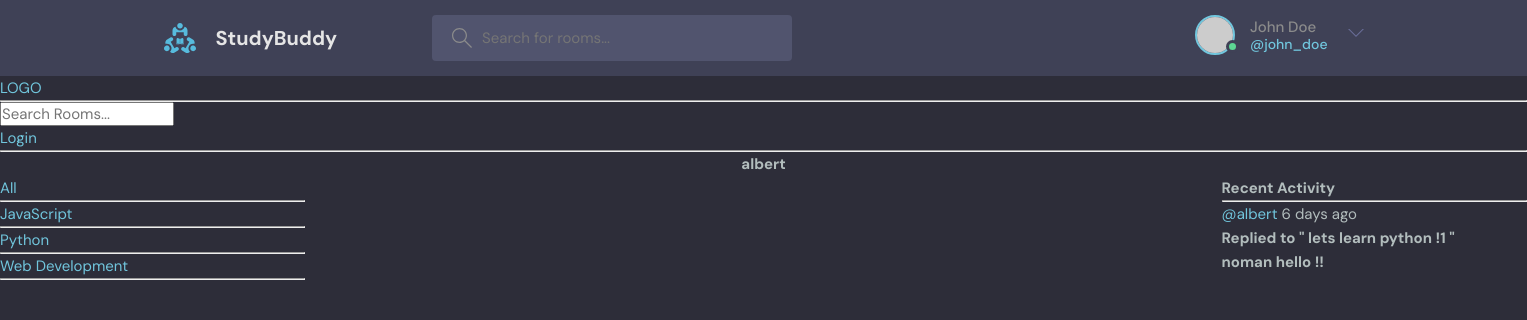
/profile/3, run on an earlier commit of the app's database.
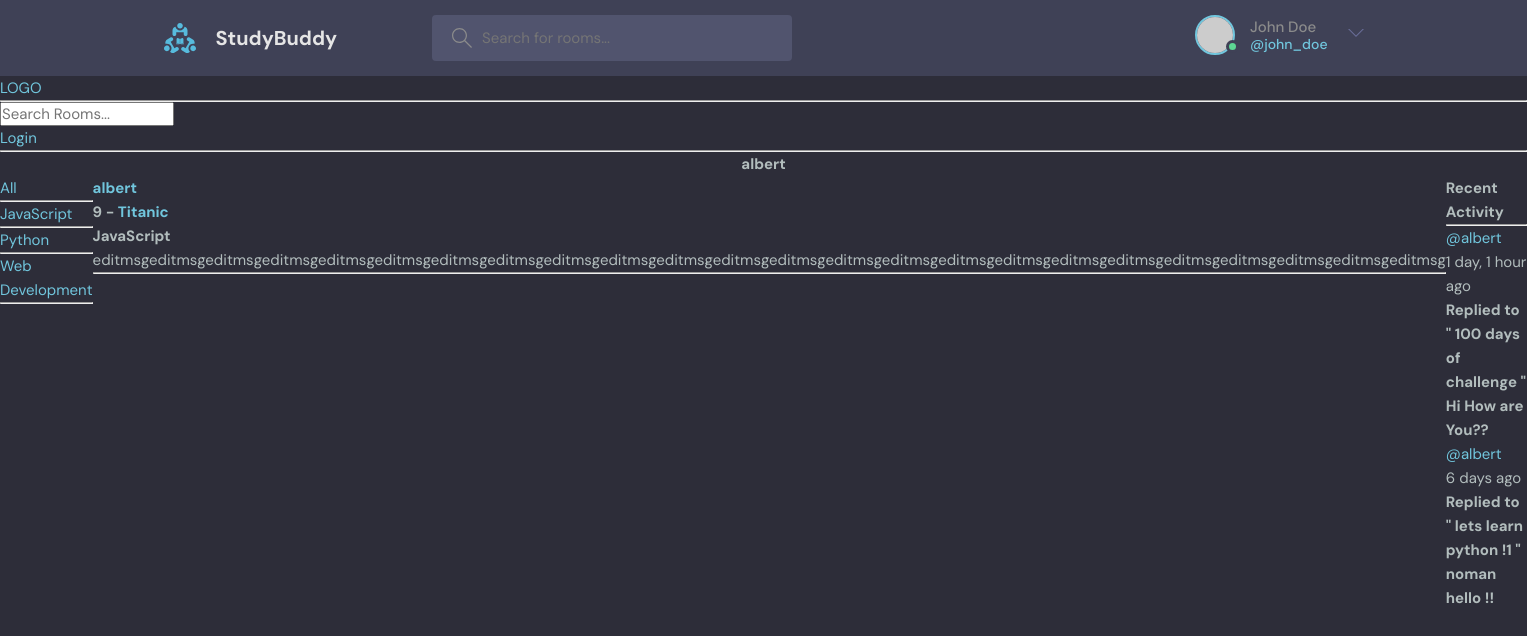
And on a later commit of the database.
### base/models.py (models this page shows)
class Topic(models.Model):
    name = models.CharField(max_length=200)
    def __str__(self):
        return self.name

class Message(models.Model):
    user = models.ForeignKey(User, on_delete= models.CASCADE)
    room = models.ForeignKey(Room, on_delete = models.CASCADE)
    body = models.TextField()
    updated = models.DateTimeField(auto_now=True)
    created = models.DateTimeField(auto_now_add=True)
    class Meta:
        ordering = ['-updated','-created']
    def __str__(self):
        return self.body[0:50]

class Room(models.Model):
    host = models.ForeignKey(User, on_delete= models.SET_NULL , null=True)
    topic = models.ForeignKey(Topic, on_delete= models.SET_NULL , null=True)
    name = models.CharField(max_length=200)
    description = models.TextField(null=True, blank=True)
    participants = models.ManyToManyField(User, related_name='participants')
    updated = models.DateTimeField(auto_now=True)
    created = models.DateTimeField(auto_now_add=True)
    class Meta:
        ordering = ['-updated','-created']
    def __str__(self):
        return self.name

### base/views.py (the view)
# urls.py: path('profile/<str:pk>', views.userProfile , name= 'user-Profile'),
def userProfile(request, pk):
    user = User.objects.get(id=pk)
    room = user.room_set.all()
    room_messages = user.message_set.all()
    topic = Topic.objects.all()
    context = {'user':user , 'rooms' : room , 'topic' : topic , 'room_messages' : room_messages}
    return render(request, 'base/profile.html', context)

### base/templates/base/profile.html (shortened to what this page needs)
{% extends 'main.html' %}
{% block content %}
<h1 style="text-align:center;">{{user.username}}</h4>
<div class="main-container">
    <div>
        {% include 'base/topic_component.html' %}
    </div>
    <div>
        {% include 'base/feed_component.html' %}
    </div>
    <div>
        {% include 'base/activity_component.html' %}
    </div>
</div>
{% endblock content %}

### templates/main.html (shortened to what this page needs)
<!DOCTYPE html>
{% load static %}
<html lang="en">
  <head>
    <link rel="stylesheet" href="{% static 'styles/style.css' %}" />
  </head>
  <body>
    <header class="header header--loggedIn">
      <div class="container">
        <a href="/" class="header__logo">
          <img src="{% static 'logo.svg' %}" />
          <h1>StudyBuddy</h1>
        </a>
        <form class="header__search">
          <label>
            <input placeholder="Search for rooms..." />
          </label>
        </form>
        <nav class="header__menu">
          <div class="header__user">
            <a href="profile.html">
              <div class="avatar avatar--medium active">
                <img src="https://randomuser.me/api/portraits/men/37.jpg" />
              </div>
              <p>John Doe <span>@john_doe</span></p>
            </a>
            <button class="dropdown-button">
              <svg version="1.1" xmlns="http://www.w3.org/2000/svg" width="32" height="32" viewBox="0 0 32 32">
                <title>chevron-down</title>
                <path d="M16 21l-13-13h-3l16 16 16-16h-3l-13 13z"></path>
              </svg>
            </button>
          </div>
        </nav>
      </div>
    </header>
    {% include 'navbar.html' %}
    {% block content %}
    {% endblock %}
  </body>
</html>

### templates/navbar.html
   <a href="/">
        LOGO
    </a>
    <hr>
    <form action="{% url 'home' %}" method="GET">
        <input type="text" name="q" placeholder="Search Rooms...">
    </form>
    {% if request.user.is_authenticated %}
    <a href="{% url 'logout' %}">Logout</a>
    {% else %}
    <a href="{% url 'login' %}">Login</a>
    {% endif %}
    <hr>

### base/templates/base/topic_component.html
<a href="{% url 'home' %}">All</a><br/>
                <hr>
                {% for topic in topic %}
                    <a href="{% url 'home' %}?q={{topic.name}}">{{topic.name}}</a><br/>
                    <hr>
                {% endfor %}

### base/templates/base/feed_component.html (shortened to what this page needs)
                {% for room in rooms %}
                    <div class="room-item">
                        <h1><a href="{% url 'user-Profile' room.host.id %}">{{ room.host.username }}</a></h1>
                        <h3>{{ room.id }} - <a href="{% url 'room' room.id %}">{{ room.name }}</a></h3>
                        <h2>{{ room.topic }}</h2>
                        <p>{{ room.description }}</p>
                        <hr>
                    </div>
                {% endfor %}

### base/templates/base/activity_component.html (shortened to what this page needs)
            <h2>Recent Activity</h2>
            <hr>
            {% for messages in room_messages %}
            <div>
            <large><a href="{% url 'user-Profile' messages.user.id %}">@{{messages.user}}</a> {{messages.created | timesince}} ago</large>
            <h4>Replied to " {{messages.room}} "</h4>
            <h4>{{messages}}</h4>
            </div>
            {% endfor %}

### static/styles/style.css (style rules this page uses)
:root { --color-main: #71c6dd; --color-main-light: #e1f6fb; --color-dark: #3f4156; --color-dark-medium: #51546e; --color-dark-light: #696d97; --color-light: #e5e5e5; --color-gray: #8b8b8b; --color-light-gray: #b2bdbd; --color-bg: #2d2d39; --color-success: #5dd693; --color-error: #fc4b0b; }
* { font-family: "DM Sans", -apple-system, BlinkMacSystemFont, "Segoe UI", Roboto, Oxygen, Ubuntu, Cantarell, "Open Sans", "Helvetica Neue", sans-serif; margin: 0; padding: 0; box-sizing: border-box; text-rendering: optimizeLegibility; font-size: inherit; }
html { font-size: 56.25%; }
@media only screen and (min-width: 1200px) { html { font-size: 62.5%; } }
body { line-height: 1.6; font-weight: 400; font-size: 1.5rem; color: var(--color-light-gray); background-color: var(--color-bg); min-height: 100vh; }
img { width: 100%; }
a { display: inline-block; color: var(--color-main); text-decoration: none; }
.container { max-width: 120rem; width: 90%; margin: auto; }
.avatar { position: relative; display: inline-block; border-radius: 50%; border: 2px solid var(--color-main); }
.avatar img { display: block; border-radius: 50%; object-fit: cover; object-position: center; }
.avatar::after { content: ""; display: block; position: absolute; background-color: var(--color-gray); z-index: 111; border-radius: 50%; border: 0.3rem solid var(--color-dark); }
.avatar.active::after { background-color: var(--color-success); }
.avatar.avatar--medium img { width: 3.6rem; height: 3.6rem; border-radius: 50%; }
.avatar.avatar--medium:after { width: 0.7rem; height: 0.7rem; bottom: 0px; right: -6px; }
.header { padding: 1.5rem; background-color: var(--color-dark); }
.header > .container { display: flex; gap: 9.5rem; }
.header__logo, .header__user { display: flex; gap: 2rem; align-items: center; }
.header__logo > img { height: 3.2rem; width: 3.2rem; }
.header__logo > h1 { font-weight: 700; font-size: 2rem; color: var(--color-light); }
.header__search > label { background-color: var(--color-dark-medium); padding: 1.3rem 1rem; display: flex; align-items: center; gap: 1rem; border-radius: 4px; }
.header__search svg { fill: var(--color-gray); width: 2rem; height: 2rem; margin-left: 1rem; }
.header__search input { width: 30rem; background: transparent; border: none; outline: none; color: var(--color-light); }
.header__menu { margin-left: auto; position: relative; }
.header__menu a { display: flex; gap: 1.5rem; align-items: center; font-weight: 500; text-decoration: none; color: var(--color-gray); }
.header__menu img { height: 3.6rem; }
.header__menu p { line-height: 1.2; }
.header__menu span { color: var(--color-main); font-weight: 500; font-size: 1.4rem; display: block; }
.header__menu svg { width: 1.6rem; height: 1.6rem; fill: var(--color-dark-light); }
.dropdown-button { background: transparent; border: 0; outline: 0; cursor: pointer; }

### base/templates/base/profile.html (style rules this page uses)
.main-container { display: grid; grid-template-columns: 1fr 3fr 1fr; }

What changed in the data, as far as the page shows it:
added Room: host.username "albert", id "9", name "Titanic", topic "JavaScript", description "editmsgeditmsgeditmsgeditmsgeditmsgeditmsgeditmsgeditmsgeditmsgeditmsgeditmsgeditmsgeditmsgeditmsgeditmsgeditmsgeditmsgeditmsgeditmsgeditmsgeditmsgeditmsgeditmsgeditmsg"
added Message: user "albert", created "1 day, 1 hour", room "100 days of challenge", body "Hi How are You??"
